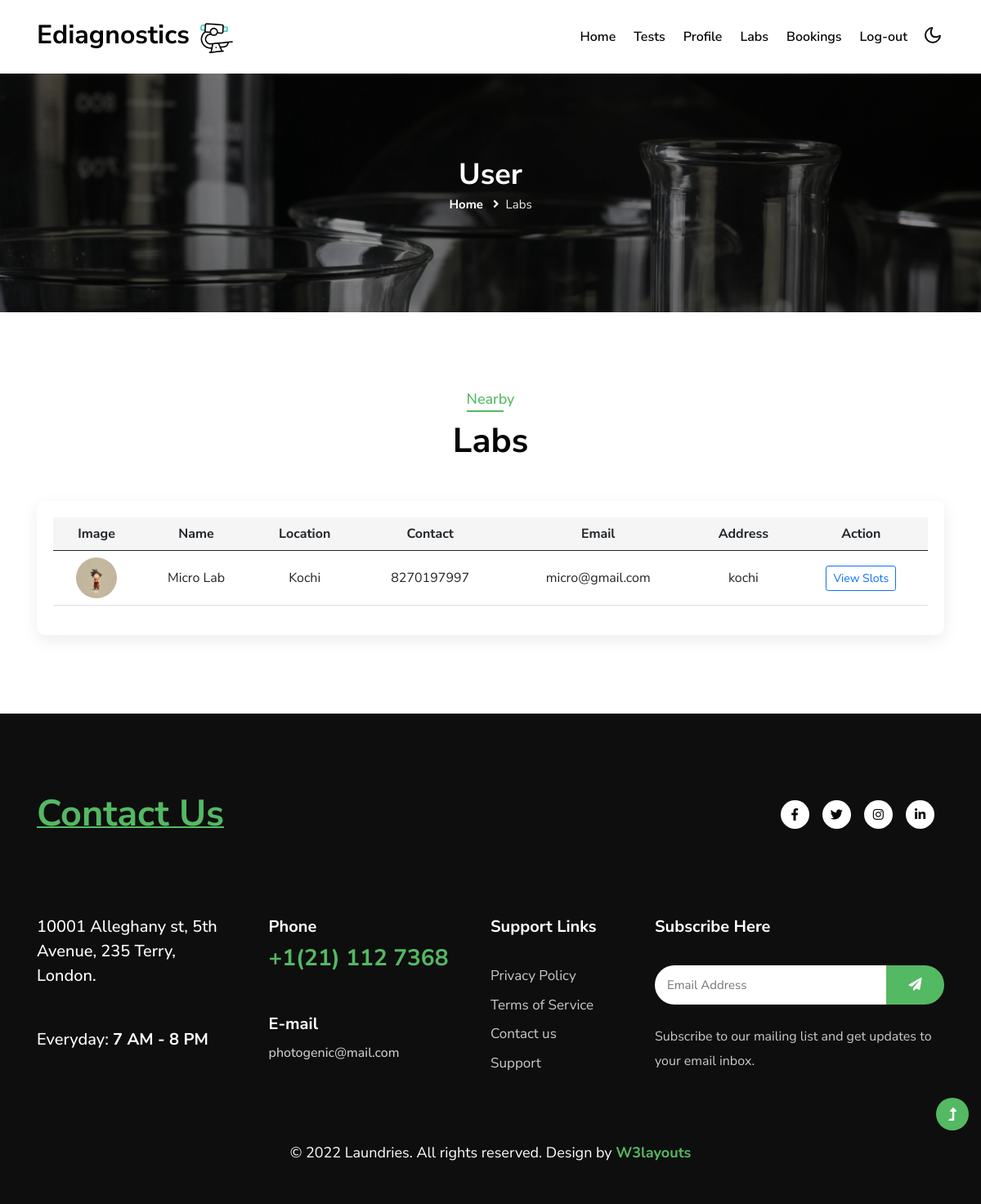
The page /user_labs/ on the database its author committed.
### EdiagApp/models.py (models this page shows)
class LabReg(models.Model):
    name = models.CharField(max_length = 20)
    location = models.CharField(max_length = 20)
    contact = models.CharField(max_length = 20)
    email = models.EmailField()
    password = models.CharField(max_length=100, null=True)
    address = models.CharField(max_length = 50)
    user = models.ForeignKey(Login,on_delete=models.CASCADE,null = True)
    status = models.CharField(max_length=50, null=True, default='pending')
    image = models.FileField(null=True)

### EdiagApp/views.py (the view)
# urls.py: path('user_labs/',views.user_labs),
def user_labs(request):
    data = LabReg.objects.all()
    return render(request,'user_labs.html',{"data":data})

### template/user_labs.html (shortened to what this page needs)
{% extends "user_home.html" %}
{% block content %}
<section class="inner-banner py-5">
<div class="w3l-breadcrumb py-lg-5">
<div class="container pt-5 pb-sm-4 pb-2">
<h4 class="inner-text-title font-weight-bold pt-5">User</h4>
<ul class="breadcrumbs-custom-path">
<li><a href="">Home</a></li>
<li class="active"><i class="fas fa-angle-right mx-2"></i>Labs</li>
</ul>
</div>
</div>
</section>
<section class="w3l-w3l-contacts-12 py-5">
<div class="contact-top py-lg-5 py-md-4 py-2">
<div class="container">
<div class="title-main text-center mx-auto mb-md-5 mb-4" style="max-width:500px;">
<h5 class="sub-title">Nearby</h5>
<h3 class="title-style">Labs</h3>
</div>
<div class="lab-card">
<div class="table-responsive">
<table class="table text-center align-middle">
<thead>
<tr>
<th>Image</th>
<th>Name</th>
<th>Location</th>
<th>Contact</th>
<th>Email</th>
<th>Address</th>
<th>Action</th>
</tr>
</thead>
<tbody>
{% for d in data %}
<tr>
<td>
{% if d.image %} <img src="/static/media/{{d.image}}" class="lab-img">
{% else %}
No Image
{% endif %}
</td>
<td>{{d.name}}</td>
<td>{{d.location}}</td>
<td>{{d.contact}}</td>
<td>{{d.email}}</td>
<td>{{d.address}}</td>
<td>
<a href="/user_slots?id={{d.id}}">
<button class="btn btn-outline-primary btn-sm">
View Slots
</button>
</a>
</td>
</tr>
{% endfor %}
</tbody>
</table>
</div>
</div>
</div>
</div>
</section>
{% endblock %}

### static/assets/css/custom-forms.css (style rules this page uses)
:root { --primary-gradient: linear-gradient(135deg, #667eea 0%, #764ba2 100%); --secondary-gradient: linear-gradient(135deg, #6a11cb 0%, #2575fc 100%); --glass-bg: rgba(255, 255, 255, 0.9); --glass-border: rgba(255, 255, 255, 0.2); --input-focus: #764ba2; --text-main: #2d3436; --text-muted: #636e72; }

### template/user_labs.html (style rules this page uses)
.lab-card { background:#fff; border-radius:10px; padding:20px; box-shadow:0 6px 20px rgba(0,0,0,0.08); }
.table thead { background:#f5f5f5; }
.lab-img { width:50px; height:50px; border-radius:50%; object-fit:cover; }

### rows shown on the page
LabReg: image (picture), name "Micro Lab", location "Kochi", contact "8270197997", email "micro@gmail.com", address "kochi"
